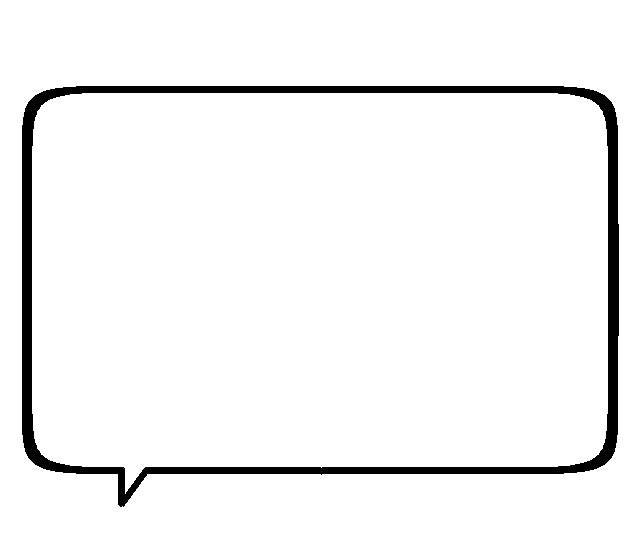
#> input picture data/balloons/speech_flat_l.png, 640 x 560 px; its folder holds only this picture in this run
$ python -i qmetrics.py   (imports and definitions only)   (older library calls are emulated)
#> lines starting #> are read from the running program, lines starting #| are printed output that depends on the picture; after the words box and inside, x2 and y2 are one past the last pixel; in counts of white or black regions, pixels touching at a corner belong together
# -*- coding: utf-8 -*-
"""해상도·화질 지표: 선명도(라플라시안), 흑/백 클러시, 색편차, 블록(압축) 잔존, 정보량."""
import glob, json, os
import numpy as np, cv2
from PIL import Image

DIR = "/run/media/chrisyeo/AIDATA/AI/temp/182856022"
HERE = os.path.dirname(os.path.abspath(__file__))

def one(path):
#> called with path = '../data/balloons/speech_flat_l.png'
    im = Image.open(path)
#> im is the input picture: PIL image 640x560 RGBA; mean R, G, B, A 229.2, 229.2, 229.2, 163.9
    a = np.asarray(im.convert("RGB")).astype(np.float32)
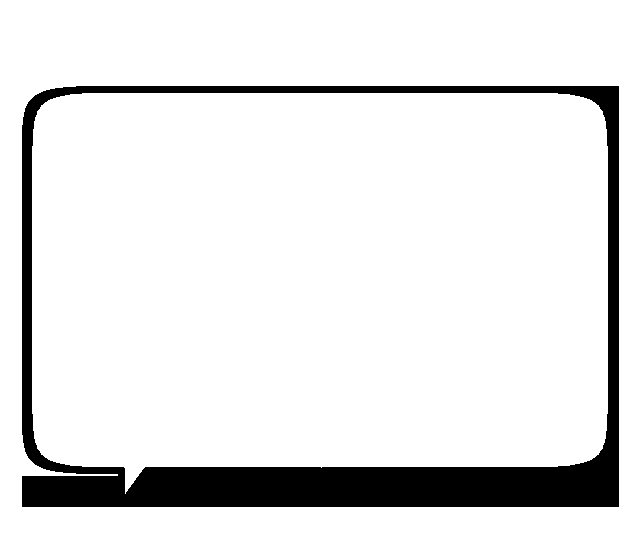
#> a: shape (560, 640, 3) float32; 89.9% white; 1 black region, box (x1, y1, x2, y2) and area: (22, 86, 619, 507) 36280
    g = cv2.cvtColor(a.astype(np.uint8), cv2.COLOR_RGB2GRAY)
    H, W = g.shape
#> H = 560; W = 640
    lap = cv2.Laplacian(g, cv2.CV_32F).var()
#> lap = 1634
    edges = float((cv2.Canny(g, 60, 160) > 0).mean())
#> edges = 0.0112
    white = float((g >= 250).mean()); black = float((g <= 5).mean())
#> after `white = float((g >= 250).mean())`: white = 0.899
#> after `black = float((g <= 5).mean())`: black = 0.101
    hsv = cv2.cvtColor(a.astype(np.uint8), cv2.COLOR_RGB2HSV)
#> hsv: shape (560, 640, 3); mean H, S, V 0, 0, 229.2
    sat = float(hsv[..., 1].mean())
#> sat = 0
    ch = [float(a[..., i].std()) for i in range(3)]
#> ch = [76.92, 76.92, 76.92]
    # 8x8 블록 경계 잔존(저품질 JPEG 흔적): 경계 열/행의 평균 절대 차
    g4 = g.astype(np.float32)
    dv = np.abs(np.diff(g4, axis=1)); dh = np.abs(np.diff(g4, axis=0))
#> after `dv = np.abs(np.diff(g4, axis=1))`:
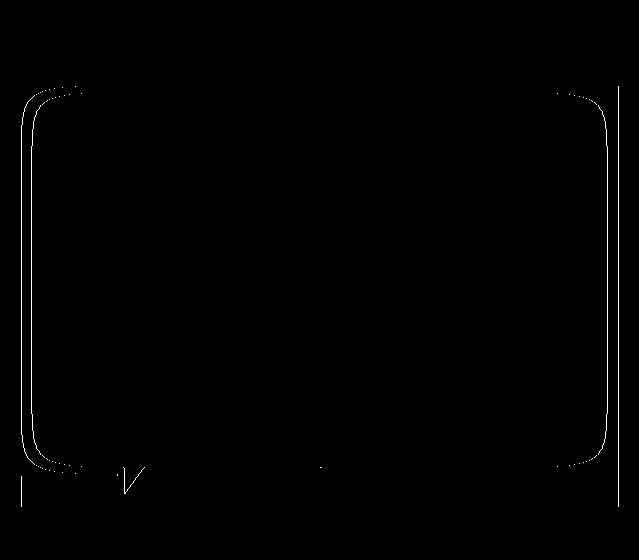
#> dv: shape (560, 639) float32; 0.46% white in thin lines or dots, all inside (x1, y1, x2, y2) = (21, 86, 619, 507)
#> after `dh = np.abs(np.diff(g4, axis=0))`:
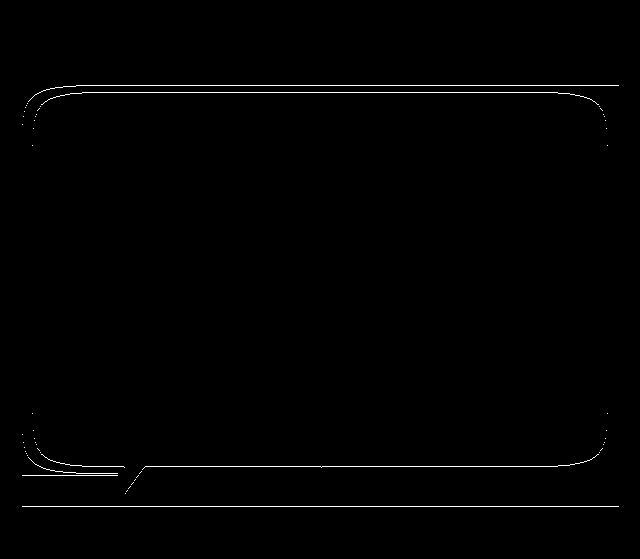
#> dh: shape (559, 640) float32; 0.71% white in thin lines or dots, all inside (x1, y1, x2, y2) = (22, 85, 619, 507)
    blk = float(np.mean([dv[:, 7::8].mean(), dh[7::8, :].mean()]) / max(1e-6, dv.mean()))
#> blk = 1.52
    # 국소 대비(디테일) — 고주파 에너지 비율
    blur = cv2.GaussianBlur(g4, (0, 0), 2.0)
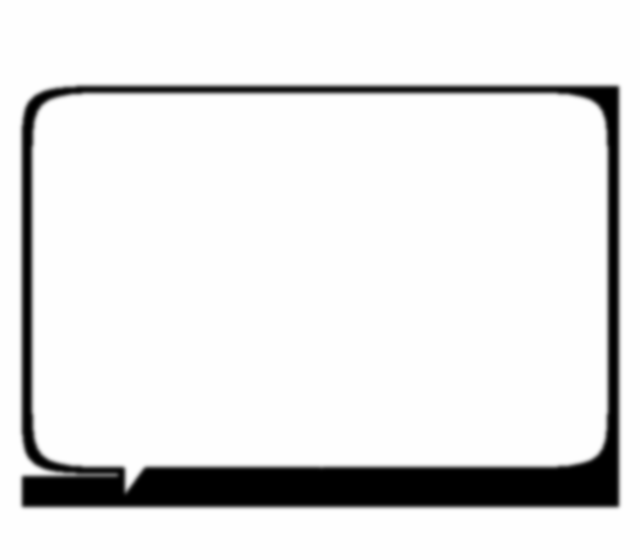
#> blur: shape (560, 640) float32; min 0, max 255, mean 229.2
    hp = float(np.abs(g4 - blur).mean())
#> hp = 4.5
    # 저해상도 확대 흔적: 2x 다운 → 업 후 오차
    small = cv2.resize(g4, (W // 2, H // 2), interpolation=cv2.INTER_AREA)
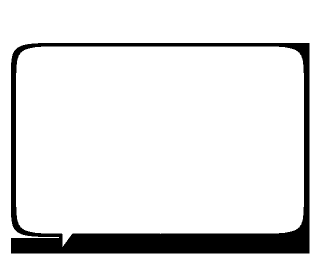
#> small: shape (280, 320) float32; min 0, max 255, mean 229.2
    up = cv2.resize(small, (W, H), interpolation=cv2.INTER_CUBIC)
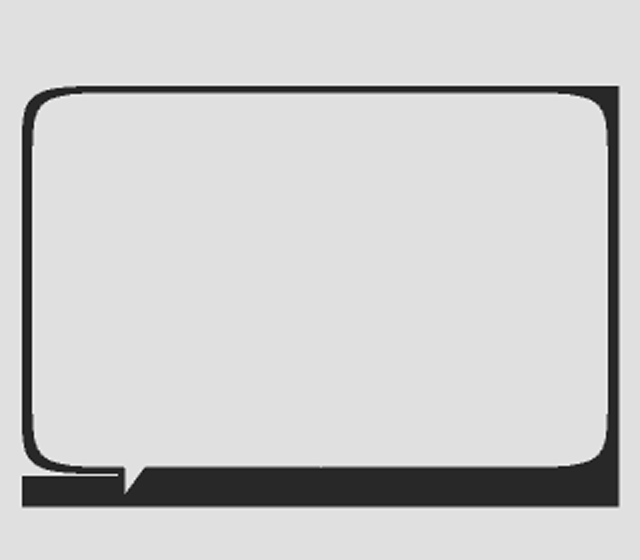
#> up: shape (560, 640) float32; min -56.63, max 296.8, mean 229.2; drawn with min black and max white
    reconv = float(np.abs(g4 - up).mean())
#> reconv = 2.51
    return {"file": os.path.basename(path), "w": W, "h": H, "mp": round(W * H / 1e6, 2),
            "aspect": round(W / H, 3), "mode": im.mode, "dpi_meta": im.info.get("dpi"),
            "lap": round(float(lap), 1), "edges": round(edges, 4), "white": round(white, 3),
            "black": round(black, 3), "sat": round(sat, 1), "ch_std": [round(c, 1) for c in ch],
            "block": round(blk, 2), "hf": round(hp, 2), "reconv": round(reconv, 2),
            "bytes": os.path.getsize(path)}

fs = sorted(glob.glob(os.path.join(DIR, "*.png")))
out = [one(f) for f in fs]
# [1 line not run here, left out]

def q(v, ps): return float(np.percentile(v, ps))
arr = lambda k: np.array([x[k] for x in out], float)
# [6 lines not run here, left out]

>>> result = one('../data/balloons/speech_flat_l.png')
#> result = 17 items
